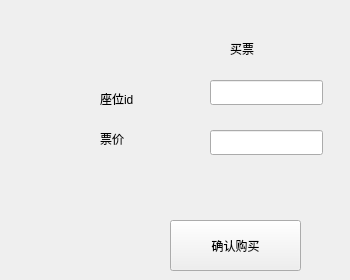
    <widget class="QWidget" name="buy_tick">
     <widget class="QLabel" name="label_50">
      <property name="geometry">
       <rect>
        <x>230</x>
        <y>40</y>
        <width>111</width>
        <height>17</height>
       </rect>
      </property>
      <property name="text">
       <string>买票</string>
      </property>
     </widget>
     <widget class="QLabel" name="label_51">
      <property name="geometry">
       <rect>
        <x>100</x>
        <y>90</y>
        <width>71</width>
        <height>17</height>
       </rect>
      </property>
      <property name="text">
       <string>座位id</string>
      </property>
     </widget>
     <widget class="QLineEdit" name="lineEdit_buy_seatid">
      <property name="geometry">
       <rect>
        <x>210</x>
        <y>80</y>
        <width>113</width>
        <height>25</height>
       </rect>
      </property>
     </widget>
     <widget class="QLabel" name="label_62">
      <property name="geometry">
       <rect>
        <x>100</x>
        <y>130</y>
        <width>71</width>
        <height>17</height>
       </rect>
      </property>
      <property name="text">
       <string>票价</string>
      </property>
     </widget>
     <widget class="QLineEdit" name="lineEdit_buy_tick">
      <property name="geometry">
       <rect>
        <x>210</x>
        <y>130</y>
        <width>113</width>
        <height>25</height>
       </rect>
      </property>
     </widget>
     <widget class="QPushButton" name="pushButton_44">
      <property name="geometry">
       <rect>
        <x>170</x>
        <y>220</y>
        <width>131</width>
        <height>51</height>
       </rect>
      </property>
      <property name="text">
       <string>确认购买</string>
      </property>
     </widget>
    </widget>
